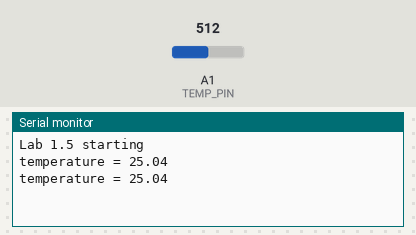
Simulated run of this sketch. Board: Arduino Uno, built with avr-gcc and run on an emulated ATmega328P. On the bench: the last lines printed to the serial monitor. The inputs (shaded band) are chosen by the test bench; at power-on: A1 (TEMP_PIN) = 512.

Above: at 3.8 s.
3.9 s: A1 (TEMP_PIN) set to 716
At 6.7 s:
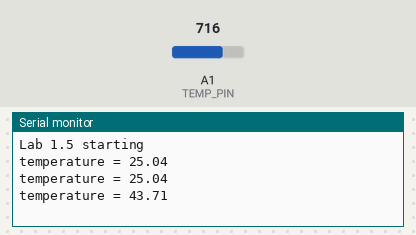
7.8 s: A1 (TEMP_PIN) set to 900
At 10.2 s:
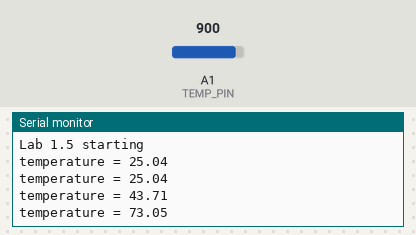
Timing chart, 0 to 11.7 s (numbered marks = the images above; inputs shaded):
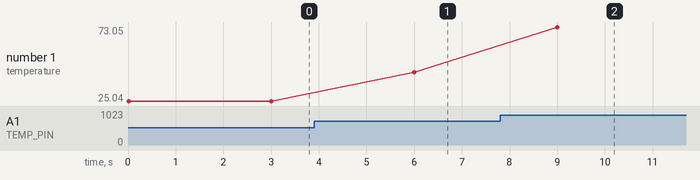

The sketch:

esercizio1.5.ino
```cpp
const int TEMP_PIN = A1;
const int B = 4275;
const long int R0 = 100000;

void setup() {
  Serial.begin(9600);

  while(!Serial);
  Serial.println("Lab 1.5 starting");
}

void loop() {
  int a = analogRead(TEMP_PIN);
  float R = 1023.0/a-1.0;
  R = R0*R;
  float temperature = 1.0/(log(R/R0)/B+1/298.15)-273.15; // convert to temperature via datasheet

  Serial.print("temperature = ");
  Serial.println(temperature);
  delay(3000);
}
```

Measured:
- after the input at 3.9 s, the serial monitor: prints a new line after 2.1 s (image 1)
- after the input at 7.8 s, the serial monitor: prints a new line after 1.2 s (image 2)
- plotted number 1: 25.04 → 43.71 after the input at 3.9 s, 43.71 → 73.05 after the input at 7.8 s
